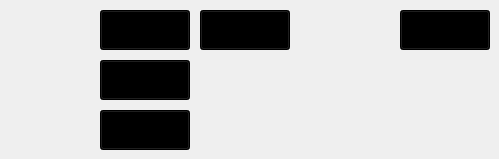
   <widget class="QWidget" name="tab_studio0_9">
    <attribute name="title">
     <string>0-9</string>
    </attribute>
    <widget class="QPushButton" name="Btn_3rdDegree">
     <property name="geometry">
      <rect>
       <x>200</x>
       <y>10</y>
       <width>90</width>
       <height>40</height>
      </rect>
     </property>
     <property name="font">
      <font>
       <pointsize>18</pointsize>
      </font>
     </property>
     <property name="whatsThis">
      <string>3rdDegree</string>
     </property>
     <property name="styleSheet">
      <string notr="true">QPushButton {	background-color: rgb(0, 0, 0);}                  
QPushButton:hover{background-color: rgb(255, 85, 255);}   </string>
     </property>
     <property name="text">
      <string/>
     </property>
     <property name="icon">
      <iconset resource="../resource_collection_files/studios.qrc">
       <normaloff>:/studios/networkAdultTime/3rdDegree/3rdDegree_90x40.png</normaloff>:/studios/networkAdultTime/3rdDegree/3rdDegree_90x40.png</iconset>
     </property>
     <property name="iconSize">
      <size>
       <width>90</width>
       <height>40</height>
      </size>
     </property>
    </widget>
    <widget class="QPushButton" name="Btn_21Sextreme">
     <property name="geometry">
      <rect>
       <x>100</x>
       <y>110</y>
       <width>90</width>
       <height>40</height>
      </rect>
     </property>
     <property name="font">
      <font>
       <pointsize>18</pointsize>
      </font>
     </property>
     <property name="whatsThis">
      <string>21Sextreme</string>
     </property>
     <property name="styleSheet">
      <string notr="true">QPushButton {	background-color: rgb(0, 0, 0);}                  
QPushButton:hover{background-color: rgb(255, 85, 255);}   </string>
     </property>
     <property name="text">
      <string/>
     </property>
     <property name="icon">
      <iconset resource="../resource_collection_files/studios.qrc">
       <normaloff>:/studios/networkAdultTime/21Sextury/21Sextury.png</normaloff>:/studios/networkAdultTime/21Sextury/21Sextury.png</iconset>
     </property>
     <property name="iconSize">
      <size>
       <width>90</width>
       <height>40</height>
      </size>
     </property>
    </widget>
    <widget class="QPushButton" name="Btn_21Naturals">
     <property name="geometry">
      <rect>
       <x>100</x>
       <y>10</y>
       <width>90</width>
       <height>40</height>
      </rect>
     </property>
     <property name="font">
      <font>
       <pointsize>18</pointsize>
      </font>
     </property>
     <property name="whatsThis">
      <string>21Naturals</string>
     </property>
     <property name="styleSheet">
      <string notr="true">QPushButton {	background-color: rgb(0, 0, 0);}                  
QPushButton:hover{background-color: rgb(255, 85, 255);}   </string>
     </property>
     <property name="text">
      <string/>
     </property>
     <property name="icon">
      <iconset resource="../resource_collection_files/studios.qrc">
       <normaloff>:/studios/networkAdultTime/21Naturals/21natural.png</normaloff>:/studios/networkAdultTime/21Naturals/21natural.png</iconset>
     </property>
     <property name="iconSize">
      <size>
       <width>90</width>
       <height>40</height>
      </size>
     </property>
    </widget>
    <widget class="QPushButton" name="Btn_5KTeens">
     <property name="geometry">
      <rect>
       <x>400</x>
       <y>10</y>
       <width>90</width>
       <height>40</height>
      </rect>
     </property>
     <property name="font">
      <font>
       <pointsize>18</pointsize>
      </font>
     </property>
     <property name="toolTip">
      <string>5KTeens</string>
     </property>
     <property name="whatsThis">
      <string>5KTeens</string>
     </property>
     <property name="styleSheet">
      <string notr="true">QPushButton {	background-color: rgb(0, 0, 0);}                  
QPushButton:hover{background-color: rgb(255, 85, 255);}   </string>
     </property>
     <property name="text">
      <string/>
     </property>
     <property name="icon">
      <iconset resource="../resource_collection_files/studios.qrc">
       <normaloff>:/studios/network5KPorn/5KTeens/5KTeens.png_trans.png</normaloff>:/studios/network5KPorn/5KTeens/5KTeens.png_trans.png</iconset>
     </property>
     <property name="iconSize">
      <size>
       <width>90</width>
       <height>40</height>
      </size>
     </property>
    </widget>
    <widget class="QPushButton" name="Btn_21Sextury">
     <property name="geometry">
      <rect>
       <x>100</x>
       <y>60</y>
       <width>90</width>
       <height>40</height>
      </rect>
     </property>
     <property name="font">
      <font>
       <pointsize>18</pointsize>
      </font>
     </property>
     <property name="whatsThis">
      <string>21Sextury</string>
     </property>
     <property name="styleSheet">
      <string notr="true">QPushButton {	background-color: rgb(0, 0, 0);}                  
QPushButton:hover{background-color: rgb(255, 85, 255);}   </string>
     </property>
     <property name="text">
      <string/>
     </property>
     <property name="icon">
      <iconset resource="../resource_collection_files/studios.qrc">
       <normaloff>:/studios/networkAdultTime/21Sextreme/21Sextreme.png</normaloff>:/studios/networkAdultTime/21Sextreme/21Sextreme.png</iconset>
     </property>
     <property name="iconSize">
      <size>
       <width>90</width>
       <height>40</height>
      </size>
     </property>
    </widget>
   </widget>
